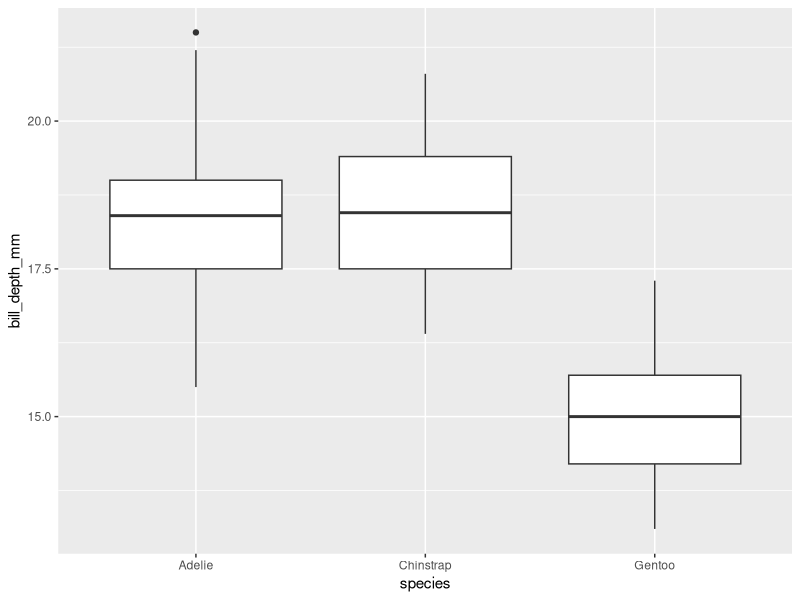

The R source for this figure:
## ---- chunk 1
knitr::opts_chunk$set(echo = TRUE)
library(tidyverse)
# install.packages("palmerpenguins")
library(palmerpenguins)
## ---- chunk 2
citation("palmerpenguins")
data("penguins")
citation("tidyverse")
## ---- chunk 3
penguins %>% ggplot() +
  aes(x = species, y = bill_depth_mm) + 
  geom_boxplot()
## ---- chunk 4
dat = penguins %>% filter(species %in% c("Adelie","Chinstrap")) %>% 
  select(species, bill_depth_mm) %>% 
  drop_na()
dat
## ---- chunk 5
t0 = t.test(bill_depth_mm ~ species, data = dat)
t0
